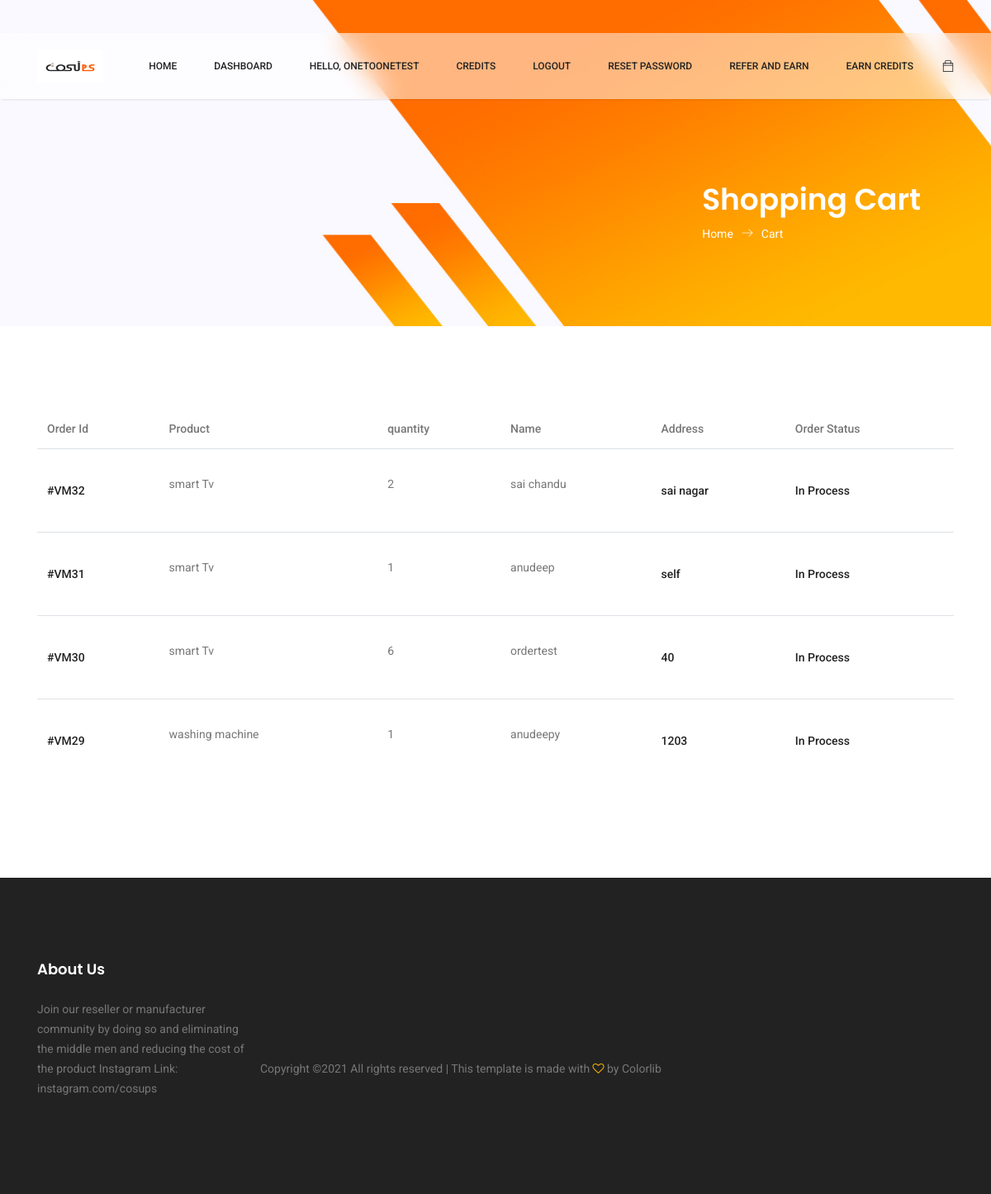
Screenshot of /dashboard (signed in) with the database file from the repository.
### blog/models.py (models this page shows)
class Orders(models.Model):
    flataddress=models.CharField(max_length=50,default="Not provided")
    apartmentaddress=models.CharField(max_length=50)
    buyername=models.CharField(max_length=50,default="not given")
    quantity=models.CharField(max_length=10,default="1")
    phonenumber=models.CharField(max_length=20,default="not given")
    productname=models.CharField(max_length=32)
    dealername=models.CharField(max_length=32)
    orderstatus=models.CharField(max_length=32,default="In Process")

### blog/views.py (the view)
# urls.py: path("dashboard",views1.dashboard, name="dashboard"),
@login_required(login_url='login')
def dashboard(request):
    order_list=Orders.objects.filter(dealername=request.user.username).order_by("-id")
    return render(request,"blog/cart.html",{'order_list':order_list})

### templates/blog/cart.html (shortened to what this page needs)
{%extends 'blog/base1.html' %}
{%load static%}
		{%block content1%}
    <section class="banner-area organic-breadcrumb">
        <div class="container">
            <div class="breadcrumb-banner d-flex flex-wrap align-items-center justify-content-end">
                <div class="col-first">
                    <h1>Shopping Cart</h1>
                    <nav class="d-flex align-items-center">
                        <a href="index.html">Home<span class="lnr lnr-arrow-right"></span></a>
                        <a href="category.html">Cart</a>
                    </nav>
                </div>
            </div>
        </div>
    </section>
    <section class="cart_area">
        <div class="container">
            <div class="cart_inner">
                <div class="table-responsive">
                    <table class="table">
                        <thead>
                            <tr>
                              <th scope="col">Order Id</th>
                                <th scope="col">Product</th>
																<th scope="col">quantity</th>
																  <th scope="col">Name</th>
                                <th scope="col">Address</th>
                                <th scope="col">Order Status</th>
                            </tr>
                        </thead>
                        <tbody>
                            {%for order in order_list%}
                            <tr>
                              <td>
                          <h5>   #VM{{order.id}} </h5>
                        </td>
                                <td>
                                            <p>{{order.productname}}</p>
                                </td>
																<td>
                                            <p>{{order.quantity}}</p>
                                </td>
																<td>
																						<p>{{order.buyername}}</p>
																</td>
                                <td>
                                    <h5>{{order.flataddress}}</h5>
                                </td>
                                <td>
                                    <h5>{{order.orderstatus}}</h5>
                                </td>
                            </tr>
                            {% endfor %}
                        </tbody>
                    </table>
                </div>
            </div>
        </div>
    </section>
    {%endblock%}

### templates/blog/base1.html (shortened to what this page needs)
<!DOCTYPE html>
{%load static%}
<html lang="zxx" class="no-js">
<head>
	<link rel="stylesheet" href="{%static "css/linearicons.css" %}">
	<link rel="stylesheet" href="{%static "css/font-awesome.min.css" %}">
	<link rel="stylesheet" href="{%static "css/themify-icons.css" %}">
	<link rel="stylesheet" href="{%static "css/bootstrap.css" %}">
	<link rel="stylesheet" href="{%static "css/owl.carousel.css" %}">
	<link rel="stylesheet" href="{%static "css/nice-select.css" %}">
	<link rel="stylesheet" href= "{%static "css/nouislider.min.css" %}">
	<link rel="stylesheet" href="{%static "css/ion.rangeSlider.css"  %}">
	<link rel="stylesheet" href="{%static "css/ion.rangeSlider.skinFlat.css"  %}">
	<link rel="stylesheet" href="{%static "css/magnific-popup.css" %}">
	<link rel="stylesheet" href="{%static "css/main.css" %}">
</head>
<body>
	<header class="header_area sticky-header">
		<div class="main_menu">
			<nav class="navbar navbar-expand-lg navbar-light main_box" style="backdrop-filter: blur(15px); background-color: hsla(0,0%,100%,.5); box-shadow: 0 3px 2px -2px rgba(0,0,0,.1);">
				<div class="container">
					<a class="navbar-brand logo_h" href="index.html"><img src="{%static "img/cosups.png" %}" width="80" height="40" alt=""></a>
					<div class="collapse navbar-collapse offset" id="navbarSupportedContent">
						<ul class="nav navbar-nav menu_nav ml-auto">
							<li class="nav-item"><a class="nav-link" href="/">Home</a></li>
							<li class="nav-item"><a class="nav-link" href="/dashboard">Dashboard</a></li>
                    {% if user.is_authenticated %}
              <li class="nav-item"><a class="nav-link" >Hello, {{user.username}}</a></li>
				<li class="nav-item"><a class="nav-link" href="/credits">Credits</a></li>
                	<li class="nav-item"><a class="nav-link"  href="/logout">logout</a> </li>
                  	<li class="nav-item"><a class="nav-link"  href="/change-password">Reset Password</a> </li>
										<li class="nav-item"><a class="nav-link"  href="/refer-and-earn">Refer and earn</a> </li>
                    <li class="nav-item"><a class="nav-link" href="/earn_credits">Earn credits</a></li>
                    {%else%}
                        <li class="nav-item"><a class="nav-link" >Welcome, Have a great experience</a></li>
                      {% endif %}
						</ul>
						<ul class="nav navbar-nav navbar-right">
							<li class="nav-item"><a href="#" class="cart"><span class="ti-bag"></span></a></li>
						</ul>
					</div>
				</div>
			</nav>
		</div>
	</header>
      {%block content1%}
      {%endblock%}
      <footer class="footer-area section_gap">
        <div class="container">
          <div class="row">
            <div class="col-lg-3  col-md-6 col-sm-6">
              <div class="single-footer-widget">
                <h6>About Us</h6>
                <p>
									Join our reseller or manufacturer community by doing so and eliminating the middle men and reducing the cost of the product
Instagram Link: instagram.com/cosups
                </p>
              </div>
            </div>
          <div class="footer-bottom d-flex justify-content-center align-items-center flex-wrap">
            <p class="footer-text m-0">
      Copyright &copy;<script>document.write(new Date().getFullYear());</script> All rights reserved | This template is made with <i class="fa fa-heart-o" aria-hidden="true"></i> by <a hef="https://colorlib.com" target="_blank">Colorlib</a>
      </p>
          </div>
        </div>
      </footer>
      </body>
      </html>

### rows the page displays
Orders: id "32", productname "smart Tv", quantity "2", buyername "sai chandu", flataddress "sai nagar", orderstatus "In Process"
Orders: id "31", productname "smart Tv", quantity "1", buyername "anudeep", flataddress "self", orderstatus "In Process"
Orders: id "30", productname "smart Tv", quantity "6", buyername "ordertest", flataddress "40", orderstatus "In Process"
Orders: id "29", productname "washing machine", quantity "1", buyername "anudeepy", flataddress "1203", orderstatus "In Process"

### other values shown
{{ user.username }} "ONETOONETEST"
